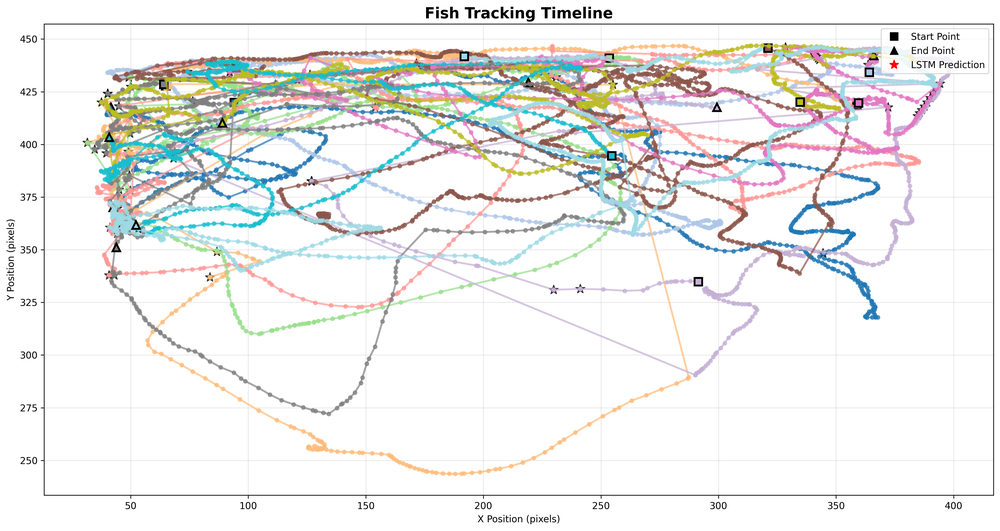
#> input picture tracking_timeline_20251022_072100.png, 1000 x 531 px, shrunk from 4469 x 2371 before the run, given in place of output_right.mp4, which was not available
$ python preprocess_video.py
#> lines starting #> are read from the running program, lines starting #| are printed output that depends on the picture
import cv2
import numpy as np
import os
import sys

sys.stdout.reconfigure(encoding='utf-8')

# 入力動画パスと出力動画パス
# my local path
# input_video_path = r"C:\Users\et439\OneDrive\桌面\project\Rin\video\training\30min\output_right.mp4"
# output_video_path = r"C:\Users\et439\OneDrive\桌面\project\Rin\video\processed_train_video_right.mp4"

input_video_path = '/Users/rin/Documents/畢業專題/YOLO/video/test/5min-1/output_right.mp4'
output_video_path = './video/processed_train_video_right.mp4'

# シャープ化カーネル
sharpen_kernel = np.array([[0, -1, 0],
                           [-1, 5, -1],
                           [0, -1, 0]])

# 動画の読み込み
cap = cv2.VideoCapture(input_video_path)

# 動画情報取得
fps = int(cap.get(cv2.CAP_PROP_FPS))
width = int(cap.get(cv2.CAP_PROP_FRAME_WIDTH))
height = int(cap.get(cv2.CAP_PROP_FRAME_HEIGHT))

# 出力動画の設定（MP4形式）
fourcc = cv2.VideoWriter_fourcc(*'mp4v')
out = cv2.VideoWriter(output_video_path, fourcc, fps, (width, height))

frame_count = 0

while True:
    ret, frame = cap.read()
#> frame is the input picture: shape (531, 1000, 3); mean B, G, R 237.1, 238.2, 238.1
    if not ret:
        break

    # グレースケール変換
    gray = cv2.cvtColor(frame, cv2.COLOR_BGR2GRAY)
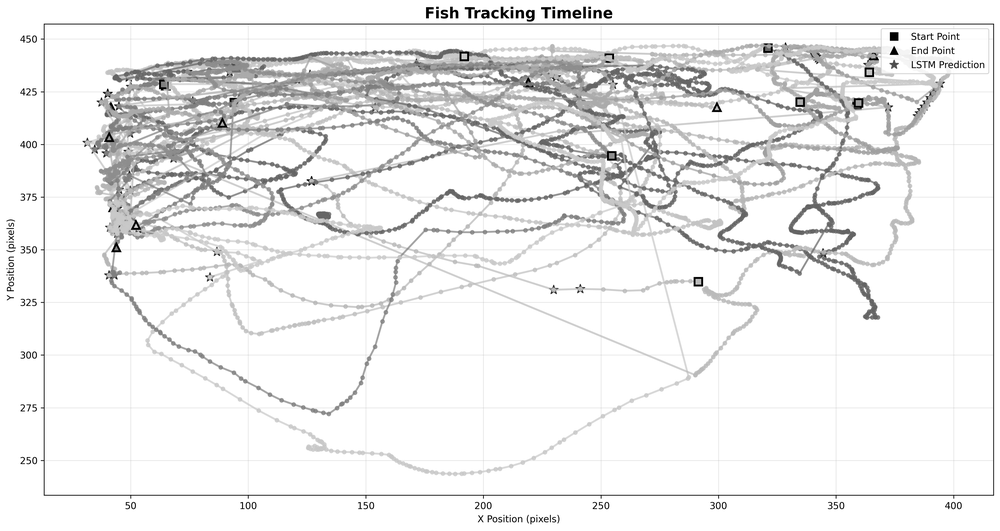
#> gray: shape (531, 1000); min 0, max 255, mean 238.1

    # ノイズ除去
    denoised = cv2.GaussianBlur(gray, (3, 3), 0)

    # シャープ化
    sharpened = cv2.filter2D(denoised, -1, sharpen_kernel)

    # 3チャンネルに戻して保存用に変換
    sharpened_color = cv2.cvtColor(sharpened, cv2.COLOR_GRAY2BGR)
    out.write(sharpened_color)

    frame_count += 1
    if frame_count % 10 == 0:
        print(f'Processed {frame_count} frames...')

# 後処理
cap.release()
out.release()
print('動画の前処理が完了しました。')

$ run again, on tracking_timeline_20251023_023759.png
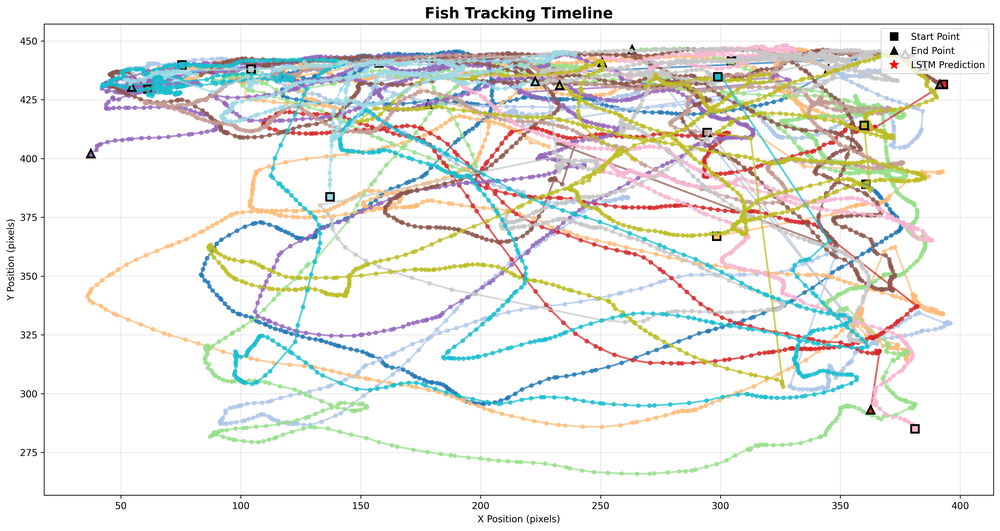
#> input picture tracking_timeline_20251023_023759.png, 1000 x 531 px, shrunk from 4469 x 2371 before the run, given in place of output_right.mp4, which was not available
#> frame is the input picture: shape (531, 1000, 3); mean B, G, R 233.2, 236.3, 235.8
#> `gray = cv2.cvtColor(frame, cv2.COLOR_BGR2GRAY)`:
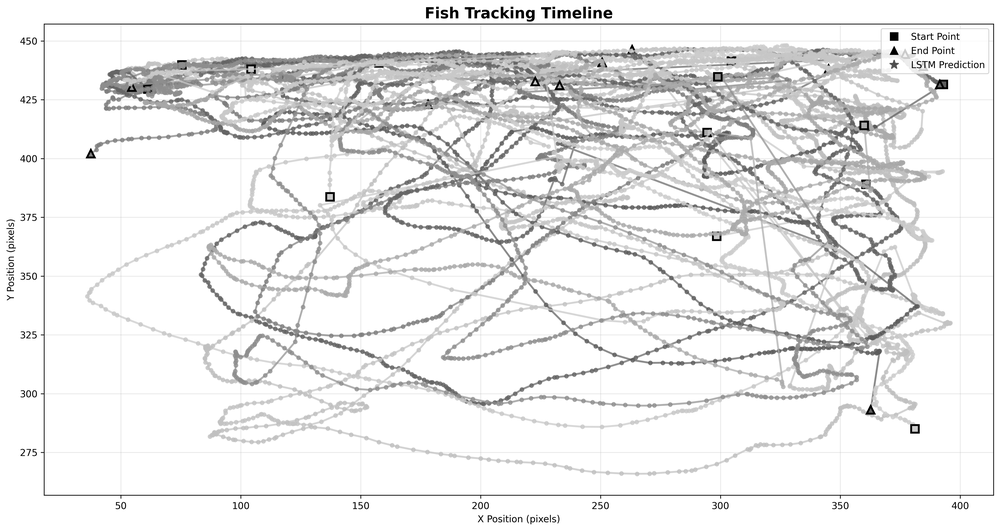
#> gray: shape (531, 1000); min 0, max 255, mean 235.8
